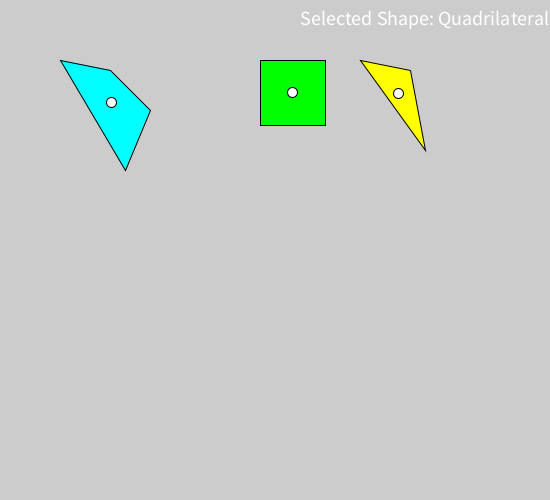
Frame 1 (no input)
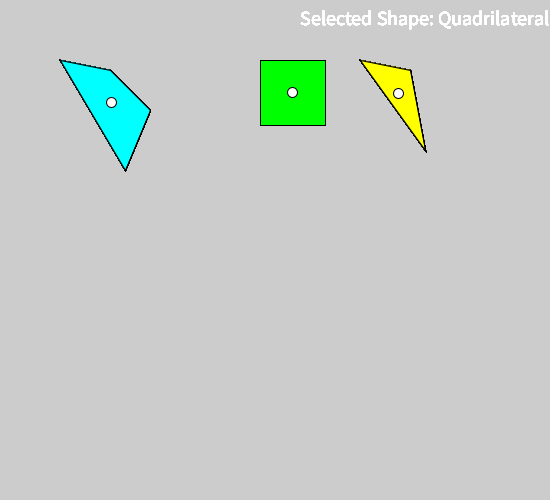
Frame 60 (the mouse pressed at the canvas centre just before this capture)
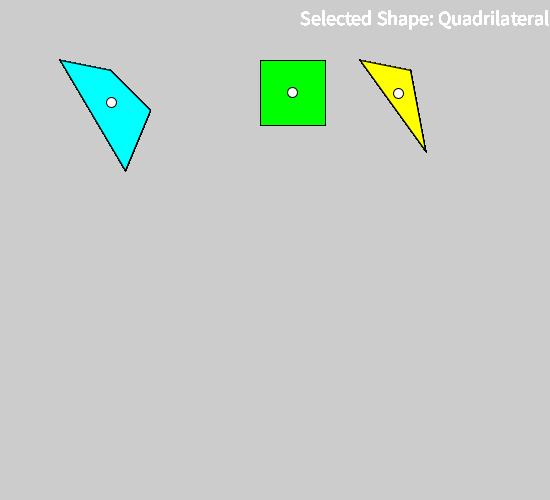
Frame 120 (the mouse held since frame 60 and released just before this capture)

The Processing sketch that drew these frames (run headless with seeded random() and noise(); from frame 60 on, the mouse is pressed at the canvas centre):

// Processing sketch: SAT_Collision_Algorithm
// ── SAT_Collision_Algorithm.pde
final int offsetX = 50, offsetY = 50;

Shape sh1 = new Shape(new PVector[]{
  new PVector(10,10),
  new PVector(75,120),
  new PVector(100,60),
  new PVector(60,20)
},color(0,255,255));

Shape sh2 = new Shape(new PVector[]{
  new PVector(10,10),
  new PVector(75,10),
  new PVector(75,75),
  new PVector(10,75),
},color(0,255,0));

Shape sh3 = new Shape(new PVector[]{
  new PVector(10,10),
  new PVector(75,100),
  new PVector(60,20)
},color(255,255,0));

Shape activeShape;
String activeString;

void keyPressed(){
  if (key=='L' || key=='l') activeShape.Rotate(-0.08);
  if (key=='R' || key=='r') activeShape.Rotate(0.08);
  if (key=='Q' || key=='q'){
    activeShape = sh1;
    activeString = "Quadrilateral";
  }
  if (key=='S' || key=='s'){
    activeShape = sh2;
    activeString = "Square";
  }
  if (key=='T' || key=='t'){
    activeShape = sh3;
    activeString = "Triangle";
  }
  if (key == CODED) {
    if (keyCode == UP) activeShape.translateY(-5);
    if (keyCode == DOWN) activeShape.translateY(5);
    if (keyCode == LEFT) activeShape.translateX(-5);
    if (keyCode == RIGHT) activeShape.translateX(5);
  }
  if(activeString == "Quadrilateral"){
    activeShape.checkCollision(sh2);
    boolean d = activeShape.isCollided;
    activeShape.checkCollision(sh3);
    activeShape.isCollided = activeShape.isCollided || d;
  }
  else if (activeString == "Square"){
    activeShape.checkCollision(sh1);
    boolean d = activeShape.isCollided;
    activeShape.checkCollision(sh3);
    activeShape.isCollided = activeShape.isCollided || d;
  }
  else if (activeString == "Triangle"){
    activeShape.checkCollision(sh1);
    boolean d = activeShape.isCollided;
    activeShape.checkCollision(sh2);
    activeShape.isCollided = activeShape.isCollided || d;
  }
}

void setup(){
  size(550,500);
  
  //Shift these shapes
  sh2.translateX(200.0);
  sh3.translateX(300.0);
  
  // Quadrilateral is initial shape
  activeShape = sh1;
  activeString = "Quadrilateral";
}

void draw(){
  clear();
  textSize(20);
  text("Selected Shape: "+activeString, 300,25);
  translate(offsetX,offsetY);
  sh1.show();
  sh2.show();
  sh3.show();
}

// ── Shape.pde
class Shape{
  public PVector[] arr;
  public PVector COM;
  public color col;
  public boolean isCollided;
  public Shape(PVector[] pArr,color c){
    arr = pArr; col = c;
    int i=0; isCollided = false;
    float x=0.0, y=0.0;
    for(i=0;i<arr.length;i++){
      x += arr[i].x;
      y += arr[i].y;
    }
    COM = new PVector(x/(float(i)),y/(float(i)));
  }
  //Using Rotations Matrices
  public void Rotate(float a){
    for(int i=0;i<arr.length;i++){
      float x = arr[i].x - COM.x;
      float y = arr[i].y - COM.y;
      arr[i].x = x*cos(a)-y*sin(a) + COM.x;
      arr[i].y = x*sin(a)+y*cos(a) + COM.y;
    }
  }
  public void translateX(float x){
    for(int i=0;i<arr.length;i++) arr[i].x += x;
    COM.x += x;
  }
  public void translateY(float y){
    for(int i=0;i<arr.length;i++) arr[i].y += y;
    COM.y += y;
  }
  public void show(){
    fill(this.isCollided?color(255,0,0):col);
    beginShape();
    for(int i=0;i<arr.length;i++)
      vertex(arr[i].x, arr[i].y);
    endShape(CLOSE);
    fill(255,255,255);
    circle(COM.x,COM.y,10);
  }
  private float[][] projectVertices(PVector[] v1, PVector[] v2, PVector axis){
     float maxA = -1e5, maxB = -1e5; //A very small value
     float minA = 1e5, minB = 1e5; //A very large value
     for(PVector v: v1){
        float len = axis.dot(v);
        if(len>maxA) maxA = len;
        if(len<minA) minA = len;
     }
     for(PVector v: v2){
        float len = axis.dot(v);
        if(len>maxB) maxB = len;
        if(len<minB) minB = len;
     }
     float[][] res = {
       {minA,maxA},
       {minB,maxB}
     };
     return res;
  }
  public void checkCollision(Shape sh){
    for(int i=0;i<this.arr.length;i++){
      PVector a = this.arr[i], b = this.arr[(i+1)%this.arr.length];
      PVector normal = new PVector(b.y-a.y,b.x-a.x);
      normal.x = -1.0*normal.x;
      float[][] deltaArray = projectVertices(this.arr,sh.arr,normal);
      if(deltaArray[0][0] > deltaArray[1][1] || deltaArray[1][0] > deltaArray[0][1]){
        this.isCollided = sh.isCollided = false;
        return;
      }
    }
    for(int i=0;i<sh.arr.length;i++){
      PVector a = sh.arr[i], b = sh.arr[(i+1)%sh.arr.length];
      PVector normal = new PVector(b.y-a.y,b.x-a.x);
      normal.x = -1.0*normal.x;
      float[][] deltaArray = projectVertices(this.arr,sh.arr,normal);
      if(deltaArray[0][0] > deltaArray[1][1] || deltaArray[1][0] > deltaArray[0][1]){
        this.isCollided = sh.isCollided = false;
        return;
      }
    }
    this.isCollided = sh.isCollided = true;
  }
}
